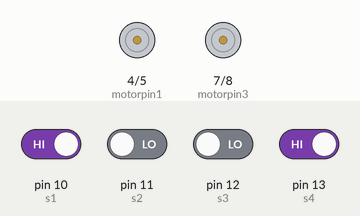
Bench run of a sketch on a simulated Arduino Uno, built with avr-gcc and run on an emulated ATmega328P. On the bench: motor-driver pin pairs drawn as motors (green arrow = first pin HIGH = forward, orange = second pin HIGH = backward, longer = more drive, scaled by the enable pin). The test bench sets the inputs (shaded band); at power-on: pin 10 (s1), pin 13 (s4) HIGH, pin 11 (s2), pin 12 (s3) LOW.

Above: at 1.2 s.
1.3 s: pin 10 (s1) driven LOW
At 2.2 s:
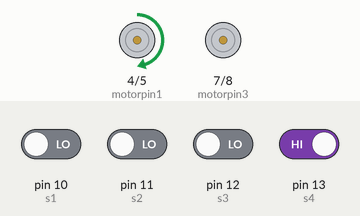
2.8 s: pin 13 (s4) driven LOW
At 3.4 s:
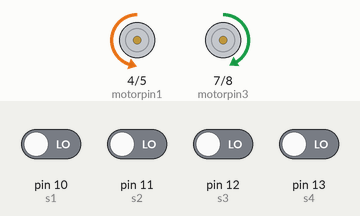
4.3 s: pin 11 (s2) driven HIGH
At 5.5 s:
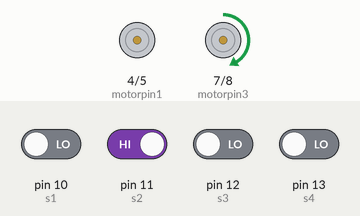
5.8 s: pin 12 (s3) driven HIGH
At 6.9 s:
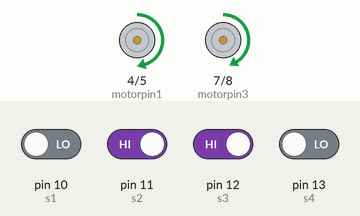
7.3 s: pin 12 (s3) driven LOW
At 8.0 s:
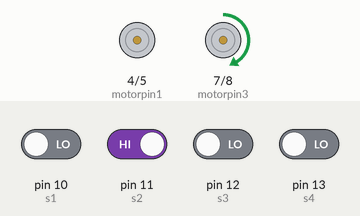
8.8 s: pin 11 (s2) driven LOW
At 9.1 s:
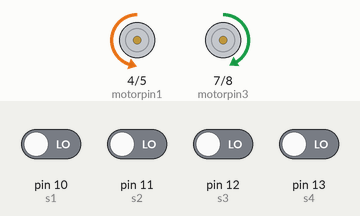
Timing chart, 0 to 11.3 s (numbered marks = the images above; inputs shaded):
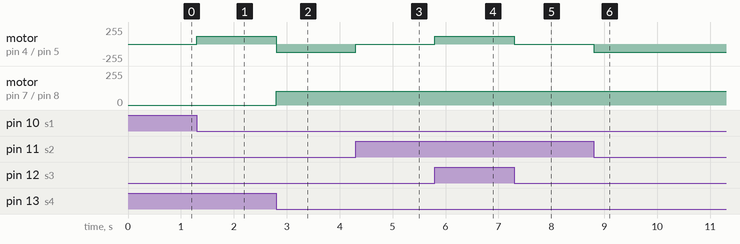

The sketch:

EXP_M2_Maze_Solver.ino
```cpp
// EXP M2 Maze Solver

// Sensor Pins read Black = 1 & White = 0

int motorpin1 = 4;
int motorpin2 = 5;
int pwm1 = 6;                // Left Motor

int motorpin3 = 7;
int motorpin4 = 8;
int pwm2 = 9;               // Right Motor

int s1 = 10;                // Sensors
int s2 = 11;
int s3 = 12;
int s4 = 13;

void setup() {

  Serial.begin(9600);

  pinMode(s1, INPUT);                     //Sensor Pins
  pinMode(s2, INPUT);
  pinMode(s3, INPUT);
  pinMode(s4, INPUT);

  pinMode(motorpin1, OUTPUT);             //Motor Pins
  pinMode(motorpin2, OUTPUT);
  pinMode(motorpin3, OUTPUT);
  pinMode(motorpin4, OUTPUT);
  pinMode(pwm1, OUTPUT);
  pinMode(pwm2, OUTPUT);
}


void loop() {

  int a1, a2, a3, a4;
  a1=digitalRead(s1);        //Track -- White Background with Black Lines
  a2=digitalRead(s2);
  a3=digitalRead(s3);
  a4=digitalRead(s4);

//Sensor arrays

  if (a1==0 && a2==1 && a3==1 && a4==0)   //straight
  {
    forward();
  }

   else if (a1==1 && a2==1 && a3==1 && a4==1)   //all black
  {
    slow();
    leftTurn();
  }

   if( (a1==1 && a2==0 && a3==0 && a4==0) || (a1==1 && a2==1 && a3==0 && a4==0) || (a1==1 && a2==1 && a3==1 && a4==0) )
  {
    leftTurn();
  }

   else if( (a1==0 && a2==0 && a3==0 && a4==1) || (a1==0 && a2==0 && a3==1 && a4==1) || (a1==0 && a2==1 && a3==1 && a4==1) )
  {
    rightTurn();
  }

  else if (a1==0 && a2==1 && a3==0 && a4==0)
  {
    leftTurn();
  }

  else if (a1==0 && a2==0 && a3==1 && a4==0)
  {
    rightTurn();
  }

   else if (a1==0 && a2==0 && a3==0 && a4==0)  //all white
  {
    clock360();
  }

  }


// Adjusting Directions

void forward() {
  digitalWrite(motorpin1, HIGH);
  digitalWrite(motorpin2, LOW);
  analogWrite(pwm1, 120);

  digitalWrite(motorpin3, HIGH);
  digitalWrite(motorpin4, LOW);
  analogWrite(pwm2, 105);
}

void clock360() {
  digitalWrite(motorpin1, LOW);
  digitalWrite(motorpin2, HIGH);
  analogWrite(pwm1, 120);

  digitalWrite(motorpin3, HIGH);
  digitalWrite(motorpin4, LOW);
  analogWrite(pwm2, 105);
}

  void reverse() {
  digitalWrite(motorpin1, LOW);
  digitalWrite(motorpin2, HIGH);
  analogWrite(pwm1, 100);

  digitalWrite(motorpin3, LOW);
  digitalWrite(motorpin4, HIGH);
  analogWrite(pwm2, 88 );
  }

void leftTurn() {
  digitalWrite(motorpin1, LOW);
  digitalWrite(motorpin2, HIGH);
  analogWrite(pwm1, 0);

  digitalWrite(motorpin3, HIGH);
  digitalWrite(motorpin4, LOW);
  analogWrite(pwm2, 105);
}

void rightTurn(){
  digitalWrite(motorpin1, HIGH);
  digitalWrite(motorpin2, LOW);
  analogWrite(pwm1, 120);

  digitalWrite(motorpin3, LOW);
  digitalWrite(motorpin4, HIGH);
  analogWrite(pwm2, 0);
}
void slow()
{
  digitalWrite(motorpin1, HIGH);
  digitalWrite(motorpin2, LOW);
  analogWrite(pwm1, 40);

  digitalWrite(motorpin3, HIGH);
  digitalWrite(motorpin4, LOW);
  analogWrite(pwm2, 40);
}
void stand()
{

  digitalWrite(motorpin1, HIGH);
  digitalWrite(motorpin2, LOW);
  analogWrite(pwm1, 0);

  digitalWrite(motorpin3, HIGH);
  digitalWrite(motorpin4, LOW);
  analogWrite(pwm2, 0);
}
```

Measured:
- after the input at 1.3 s, motor on pin 4 (motorpin1) / pin 5 (motorpin2): stopped → forward 120/255 at once
- after the input at 2.8 s, motor on pin 4 (motorpin1) / pin 5 (motorpin2): forward 120/255 → backward 120/255 at once; motor on pin 7 (motorpin3) / pin 8 (motorpin4): stopped → forward 105/255 at once
- after the input at 4.3 s, motor on pin 4 (motorpin1) / pin 5 (motorpin2): backward 120/255 → stopped at once
- after the input at 5.8 s, motor on pin 4 (motorpin1) / pin 5 (motorpin2): stopped → forward 120/255 at once
- after the input at 7.3 s, motor on pin 4 (motorpin1) / pin 5 (motorpin2): forward 120/255 → stopped at once
- after the input at 8.8 s, motor on pin 4 (motorpin1) / pin 5 (motorpin2): stopped → backward 120/255 at once
